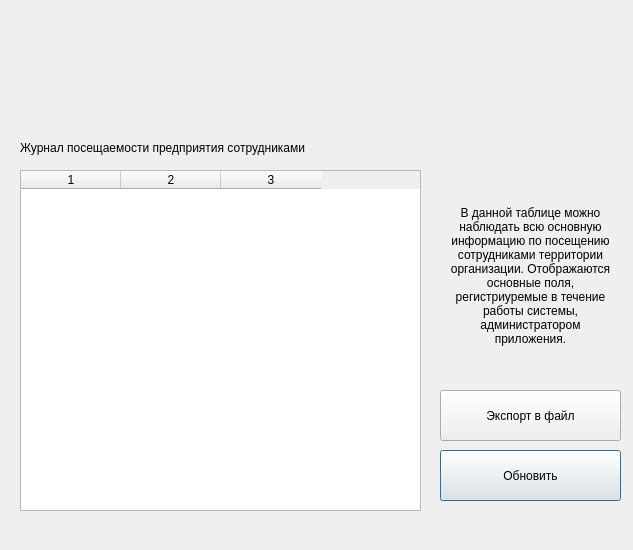
<?xml version="1.0" encoding="UTF-8"?>
<ui version="4.0">
 <class>Dialog</class>
 <widget class="QDialog" name="Dialog">
  <property name="geometry">
   <rect>
    <x>0</x>
    <y>0</y>
    <width>633</width>
    <height>550</height>
   </rect>
  </property>
  <property name="windowTitle">
   <string>Security Control System</string>
  </property>
  <widget class="QTableWidget" name="tableWidget">
   <property name="geometry">
    <rect>
     <x>20</x>
     <y>170</y>
     <width>401</width>
     <height>341</height>
    </rect>
   </property>
   <property name="columnCount">
    <number>3</number>
   </property>
   <column/>
   <column/>
   <column/>
  </widget>
  <widget class="QPushButton" name="pushButton">
   <property name="geometry">
    <rect>
     <x>440</x>
     <y>450</y>
     <width>181</width>
     <height>51</height>
    </rect>
   </property>
   <property name="text">
    <string>Обновить</string>
   </property>
  </widget>
  <widget class="QPushButton" name="pushButton_2">
   <property name="geometry">
    <rect>
     <x>440</x>
     <y>390</y>
     <width>181</width>
     <height>51</height>
    </rect>
   </property>
   <property name="text">
    <string>Экспорт в файл</string>
   </property>
  </widget>
  <widget class="QLabel" name="label">
   <property name="geometry">
    <rect>
     <x>20</x>
     <y>140</y>
     <width>401</width>
     <height>16</height>
    </rect>
   </property>
   <property name="text">
    <string>Журнал посещаемости предприятия сотрудниками</string>
   </property>
  </widget>
  <widget class="QLabel" name="label_2">
   <property name="geometry">
    <rect>
     <x>450</x>
     <y>180</y>
     <width>161</width>
     <height>191</height>
    </rect>
   </property>
   <property name="text">
    <string>В данной таблице можно наблюдать всю основную информацию по посещению сотрудниками территории организации. Отображаются основные поля, регистриуремые в течение работы системы, администратором приложения.</string>
   </property>
   <property name="alignment">
    <set>Qt::AlignCenter</set>
   </property>
   <property name="wordWrap">
    <bool>true</bool>
   </property>
  </widget>
  <widget class="QLabel" name="label_3">
   <property name="geometry">
    <rect>
     <x>0</x>
     <y>20</y>
     <width>631</width>
     <height>111</height>
    </rect>
   </property>
   <property name="text">
    <string/>
   </property>
   <property name="pixmap">
    <pixmap>../icons/background_logo.png</pixmap>
   </property>
   <property name="scaledContents">
    <bool>true</bool>
   </property>
  </widget>
 </widget>
 <resources/>
 <connections/>
</ui>
